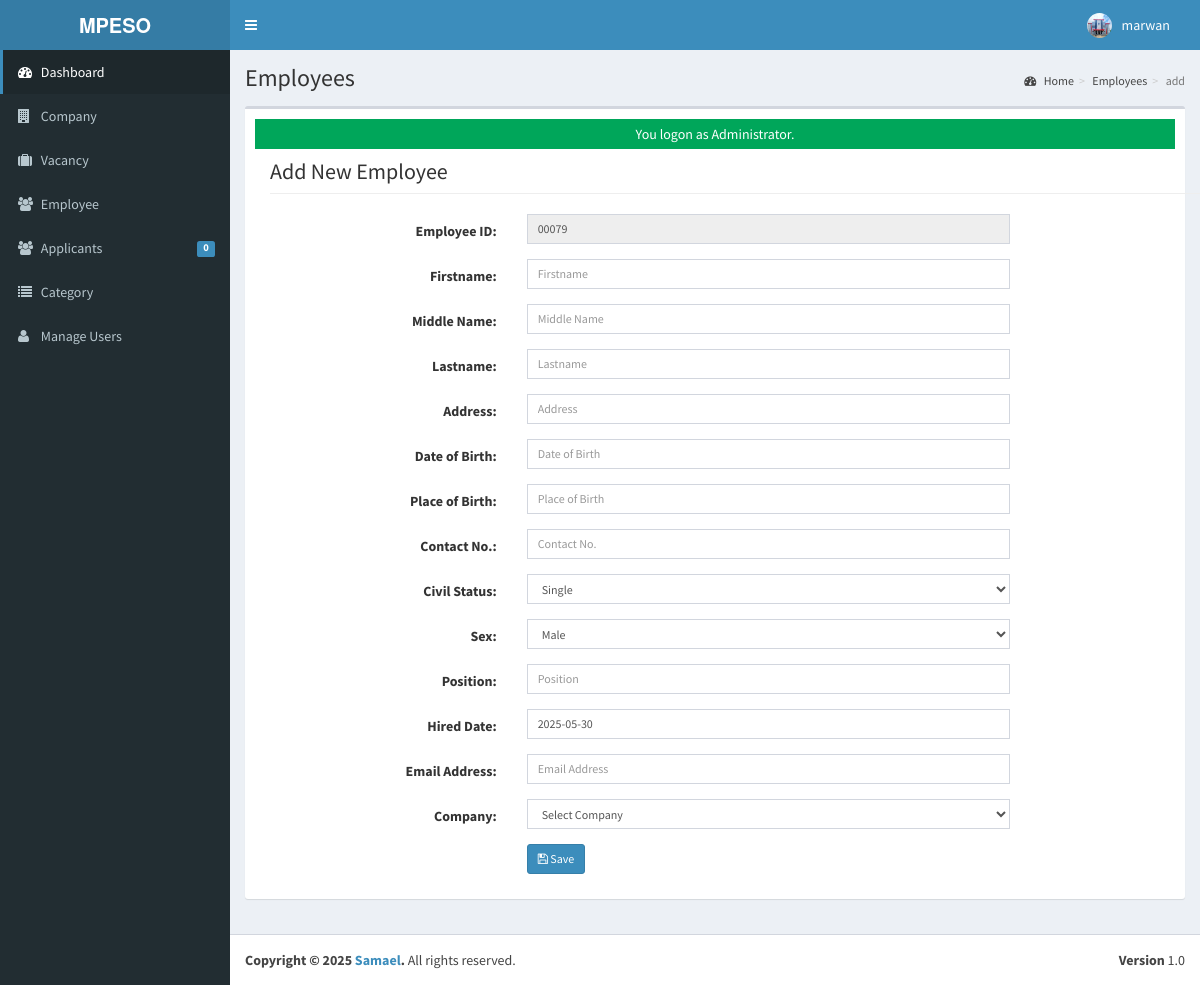
Screenshot of /admin/employee/index.php?view=add (signed in) with the database file from the repository.
### tables this page shows
CREATE TABLE `tblusers` (
  `USERID` varchar(30) NOT NULL,
  `FULLNAME` varchar(40) NOT NULL,
  `USERNAME` varchar(90) NOT NULL,
  `PASS` varchar(90) NOT NULL,
  `ROLE` varchar(30) NOT NULL,
  `PICLOCATION` varchar(255) NOT NULL
);

### admin/employee/index.php (called while the page is built, shortened)
<?php
require_once("../../include/initialize.php");
 $title="Employees";
require_once ("../theme/templates.php");
?>

### include/database.php (called while the page is built, shortened)
<?php
class Database {
	var $sql_string = '';
	private $conn;
	public function open_connection() {
		$this->conn = mysqli_connect(server,user,pass);
		if(!$this->conn){
			$this->error_msg = "Problem in database connection! Contact administrator!";
			error_log($this->error_msg);
			exit();
		} else {
			$db_select = mysqli_select_db($this->conn,database_name);
		}
	}
	function setQuery($sql='') {
		$this->sql_string = $sql;
		return true;
	}
	function executeQuery() {
		$result = mysqli_query($this->conn, $this->sql_string);
		return $result;
	}
	function loadSingleResult() {
		$cur = $this->executeQuery();
		$row = mysqli_fetch_object($cur);
		return $row;
	}
}
$mydb = new Database();
?>

### include/accounts.php (called while the page is built, shortened)
<?php
require_once(LIB_PATH.DS.'database.php');
class User {
	protected static  $tblname = "tblusers";
	function single_user($id=""){
			global $mydb;
			$mydb->setQuery("SELECT * FROM ".self::$tblname."
				Where USERID= '{$id}' LIMIT 1");
			$cur = $mydb->loadSingleResult();
			return $cur;
	}
}
?>

### include/function.php (called while the page is built, shortened)
<?php
function currentpage(){
		$this_page = $_SERVER['SCRIPT_NAME'];
	    $bits = explode('/',$this_page);
		 return $bits[3];
	}
		?>

### include/autonumbers.php (called while the page is built, shortened)
<?php
require_once(LIB_PATH.DS.'database.php');
class Autonumber {
	protected static  $tblname = "tblautonumbers";
    function set_autonumber($Autokey){
			global $mydb;
			$mydb->setQuery("SELECT concat(`AUTOSTART`, `AUTOEND`) AS 'AUTO' FROM ".self::$tblname."
				Where AUTOKEY= '{$Autokey}' LIMIT 1");
			$cur = $mydb->loadSingleResult();
			return $cur;
	}
}
?>

### admin/employee/add.php (the view, shortened to what this page needs)
<?php
  $autonum = New Autonumber();
  $res = $autonum->set_autonumber('employeeid');
?>
 <section id="feature" class="transparent-bg">
        <div class="container">
           <div class="center wow fadeInDown">
                 <h2 class="page-header">Add New Employee</h2>
            </div>
            <div class="row">
                <div class="features">
                  <form class="form-horizontal span6  wow fadeInDown" action="controller.php?action=add" method="POST">
                     <div class="form-group">
                      <div class="col-md-8">
                        <label class="col-md-4 control-label" for=
                        "EMPLOYEEID">Employee ID:</label>
                        <div class="col-md-8">
                           <input class="form-control input-sm" id="EMPLOYEEID" name="EMPLOYEEID" placeholder=
                              "Employee ID" type="text" value="<?php echo $res->AUTO; ?>" readonly>
                        </div>
                      </div>
                    </div>
                     <div class="form-group">
                      <div class="col-md-8">
                        <label class="col-md-4 control-label" for=
                        "FNAME">Firstname:</label>
                        <div class="col-md-8">
                           <input class="form-control input-sm" id="FNAME" name="FNAME" placeholder=
                              "Firstname" type="text" value="">
                        </div>
                      </div>
                    </div>
                     <div class="form-group">
                      <div class="col-md-8">
                        <label class="col-md-4 control-label" for=
                        "MNAME">Middle Name:</label>
                        <div class="col-md-8">
                           <input class="form-control input-sm" id="MNAME" name="MNAME" placeholder=
                              "Middle Name" type="text" value="">
                        </div>
                      </div>
                    </div>
                     <div class="form-group">
                      <div class="col-md-8">
                        <label class="col-md-4 control-label" for=
                        "LNAME">Lastname:</label>
                        <div class="col-md-8">
                           <input class="form-control input-sm" id="LNAME" name="LNAME" placeholder=
                              "Lastname" type="text" value="">
                        </div>
                      </div>
                    </div>
                     <div class="form-group">
                      <div class="col-md-8">
                        <label class="col-md-4 control-label" for=
                        "ADDRESS">Address:</label>
                        <div class="col-md-8">
                           <input class="form-control input-sm" id="ADDRESS" name="ADDRESS" placeholder=
                              "Address" type="text" value="">
                        </div>
                      </div>
                    </div>
                     <div class="form-group">
                      <div class="col-md-8">
                        <label class="col-md-4 control-label" for=
                        "BIRTHDATE">Date of Birth:</label>
                        <div class="col-md-8">
                           <input class="form-control input-sm datepicker" id="BIRTHDATE" name="BIRTHDATE" placeholder=
                              "Date of Birth" type="text" value="" required>
                        </div>
                      </div>
                    </div>
                     <div class="form-group">
                      <div class="col-md-8">
                        <label class="col-md-4 control-label" for=
                        "BIRTHPLACE">Place of Birth:</label>
                        <div class="col-md-8">
                           <input class="form-control input-sm" id="BIRTHPLACE" name="BIRTHPLACE" placeholder=
                              "Place of Birth" type="text" value="">
                        </div>
                      </div>
                    </div>
                     <div class="form-group">
                      <div class="col-md-8">
                        <label class="col-md-4 control-label" for=
                        "TELNO">Contact No.:</label>
                        <div class="col-md-8">
                           <input class="form-control input-sm" id="TELNO" name="TELNO" placeholder=
                              "Contact No." type="text" value="">
                        </div>
                      </div>
                    </div>
                     <div class="form-group">
                      <div class="col-md-8">
                        <label class="col-md-4 control-label" for=
                        "CIVILSTATUS">Civil Status:</label>
                        <div class="col-md-8">
                           <select class="form-control input-sm" name="CIVILSTATUS" id="CIVILSTATUS">
                              <option value="Single">Single</option>
                           </select>
                        </div>
                      </div>
                    </div>
                     <div class="form-group">
                      <div class="col-md-8">
                        <label class="col-md-4 control-label" for=
                        "SEX">Sex:</label>
                        <div class="col-md-8">
                           <select class="form-control input-sm" name="SEX" id="SEX">
                              <option value="Male">Male</option>
                           </select>
                        </div>
                      </div>
                    </div>
                     <div class="form-group">
                      <div class="col-md-8">
                        <label class="col-md-4 control-label" for=
                        "POSITION">Position:</label>
                        <div class="col-md-8">
                           <input class="form-control input-sm" id="POSITION" name="POSITION" placeholder=
                              "Position" type="text" value="">
                        </div>
                      </div>
                    </div>
                     <div class="form-group">
                      <div class="col-md-8">
                        <label class="col-md-4 control-label" for=
                        "DATEHIRED">Hired Date:</label>
                        <div class="col-md-8">
                           <input class="form-control input-sm datepicker" id="DATEHIRED" name="DATEHIRED" placeholder=
                              "Hired Date" type="text" value="<?php echo date('Y-m-d'); ?>" required>
                        </div>
                      </div>
                    </div>
                     <div class="form-group">
                      <div class="col-md-8">
                        <label class="col-md-4 control-label" for=
                        "EMP_EMAILADDRESS">Email Address:</label>
                        <div class="col-md-8">
                           <input class="form-control input-sm" id="EMP_EMAILADDRESS" name="EMP_EMAILADDRESS" placeholder=
                              "Email Address" type="email" value="">
                        </div>
                      </div>
                    </div>
                     <div class="form-group">
                      <div class="col-md-8">
                        <label class="col-md-4 control-label" for=
                        "COMPANYID">Company:</label>
                        <div class="col-md-8">
                           <select class="form-control input-sm" name="COMPANYID" id="COMPANYID">
                              <option value="">Select Company</option>
                           </select>
                        </div>
                      </div>
                    </div>
                     <div class="form-group">
                      <div class="col-md-8">
                        <label class="col-md-4 control-label" for=
                        "idno"></label>
                        <div class="col-md-8">
                           <button class="btn btn-primary btn-sm" name="save" type="submit" ><span class="fa fa-save fw-fa"></span> Save</button>
                        </div>
                      </div>
                    </div>
                  </form>
                </div>
            </div>
        </div>
 </section>

### admin/theme/templates.php (shortened to what this page needs)
<!DOCTYPE html>
<html>
    <head>
        <link rel="stylesheet" href="<?php echo web_root;?>bootstrap/css/bootstrap.min.css">
        <link rel="stylesheet" href="<?php echo web_root;?>plugins/font-awesome/css/font-awesome.min.css">
        <link rel="stylesheet" href="<?php echo web_root;?>dist/css/AdminLTE.min.css">
        <link rel="stylesheet" href="<?php echo web_root;?>dist/css/skins/_all-skins.min.css">
        <link rel="stylesheet" href="<?php echo web_root;?>plugins/iCheck/flat/blue.css">
        <link rel="stylesheet" href="<?php echo web_root;?>plugins/morris/morris.css">
        <link rel="stylesheet" href="<?php echo web_root;?>plugins/jvectormap/jquery-jvectormap-1.2.2.css">
        <link href="<?php echo web_root; ?>plugins/datepicker/bootstrap-datetimepicker.min.css" rel="stylesheet" media="screen">
        <link rel="stylesheet" href="<?php echo web_root;?>plugins/dataTables/jquery.dataTables.min.css">
        <link rel="stylesheet" href="<?php echo web_root;?>plugins/bootstrap-wysihtml5/bootstrap3-wysihtml5.min.css">
    </head>
 <body class="hold-transition skin-blue fixed sidebar-mini">
<div class="wrapper">
  <header class="main-header">
    <a href="<?php echo web_root;?>/admin/" class="logo">
      <span class="logo-lg"><b>MPESO</b></span>
    </a>
    <nav class="navbar navbar-static-top" role="navigation">
      <a href="#" class="sidebar-toggle" data-toggle="offcanvas" role="button">
      </a>
      <div class="navbar-custom-menu">
        <ul class="nav navbar-nav">
          <?php
              $user = New User();
              $singleuser = $user->single_user($_SESSION['ADMIN_USERID']);
          ?>
          <li class="dropdown user user-menu" style="padding-right: 15px;"  >
            <a href="#" class="dropdown-toggle" data-toggle="dropdown">
              <img src="<?php echo !empty($singleuser->PICLOCATION) ? web_root.'admin/user/'.$singleuser->PICLOCATION : web_root.'admin/user/photos/default.png'; ?>" class="user-image" alt="User Image">
              <span class="hidden-xs"><?php echo $singleuser->FULLNAME; ?></span>
            </a>
          </li>
        </ul>
      </div>
    </nav>
  </header>
  <aside class="main-sidebar">
    <section class="sidebar">
      <ul class="sidebar-menu">
        <li  class="<?php echo (currentpage() == 'index.php') ? "active" : false;?>" >
          <a href="<?php echo web_root ;?>admin/">
            <i class="fa fa-dashboard"></i> <span>Dashboard</span>
          </a>
        </li>
        <li class="<?php echo (currentpage() == 'company') ? "active" : false;?>" >
          <a href="<?php echo web_root ;?>admin/company/">
            <i class="fa fa-building"></i> <span>Company</span>
          </a>
        </li>
        <li class="<?php echo (currentpage() == 'vacancy') ? "active" : false;?>" >
          <a href="<?php echo web_root ;?>admin/vacancy/">
            <i class="fa fa-suitcase"></i> <span>Vacancy</span>
          </a>
        </li>
        <li class="<?php echo (currentpage() == 'employee') ? "active" : false;?>" >
          <a href="<?php echo web_root ;?>admin/employee/">
            <i class="fa fa-users"></i> <span>Employee</span>
          </a>
        </li>
        <li class="<?php echo (currentpage() == 'applicants') ? "active" : false;?>" >
          <a href="<?php echo web_root ;?>admin/applicants/">
            <i class="fa fa-users"></i> <span>Applicants</span>
            <span class="label label-primary pull-right">
              <?php
                $sql = "SELECT count(*) as 'APPL' FROM `tbljobregistration` WHERE `PENDINGAPPLICATION`=1";
                $mydb->setQuery($sql);
                $pending = $mydb->loadSingleResult();
                echo $pending->APPL;
              ?>
            </span>
          </a>
        </li>
        <li class="<?php echo (currentpage() == 'category') ? "active" : false;?>" >
          <a href="<?php echo web_root ;?>admin/category/">
            <i class="fa fa-list"></i> <span>Category</span>
          </a>
        </li>
         <li class="<?php echo (currentpage() == 'user') ? "active" : false;?>">
          <a href="<?php echo web_root; ?>admin/user/">
            <i class="fa fa-user"></i> <span>Manage Users</span> </a>
        </li>
      </ul>
    </section>
  </aside>
  <div class="content-wrapper">
  <section class="content-header">
      <h1>
        <?php echo isset($title) ? $title : ''; ?>
      </h1>
      <ol class="breadcrumb">
        <?php
          if ($title!='Home') {
            $active_title = '';
            if (isset($_GET['view'])) {
              $active_title = '<li class='.$active_title.'><a href="index.php">'.$title.'</a></li>';
            }else{
              $active_title = '<li class='.$active_title.'>'.$title.'</li>';
            }
            echo '<li><a href='.web_root.'admin/><i class="fa fa-dashboard"></i> Home</a></li>';
            echo  $active_title;
            echo  isset($_GET['view']) ? '<li class="active">'.$_GET['view'].'</li>' : '';
          }
        ?>
      </ol>
    </section>
         <section class="content">
          <div class="row">
            <div class="col-xs-12">
              <div class="box">
                <div class="box-body">
              <?php
               require_once $content;
               ?>
             </div>
             </div>
           </div>
         </div>
         </section>
 </div>
  <footer class="main-footer">
    <div class="pull-right hidden-xs">
      <b>Version</b> 1.0
    </div>
    <strong>Copyright &copy; 2025 <a href="m.me/kh1ddtv">Samael</a>.</strong> All rights
    reserved.
  </footer>
    </body>
</html>

### rows the page displays
tblusers: PICLOCATION (picture), FULLNAME "marwan"

### other values shown
$pending->APPL "0"
$title "Employees"
$_GET['view'] "add"
$_SESSION['message'] "You logon as Administrator."
